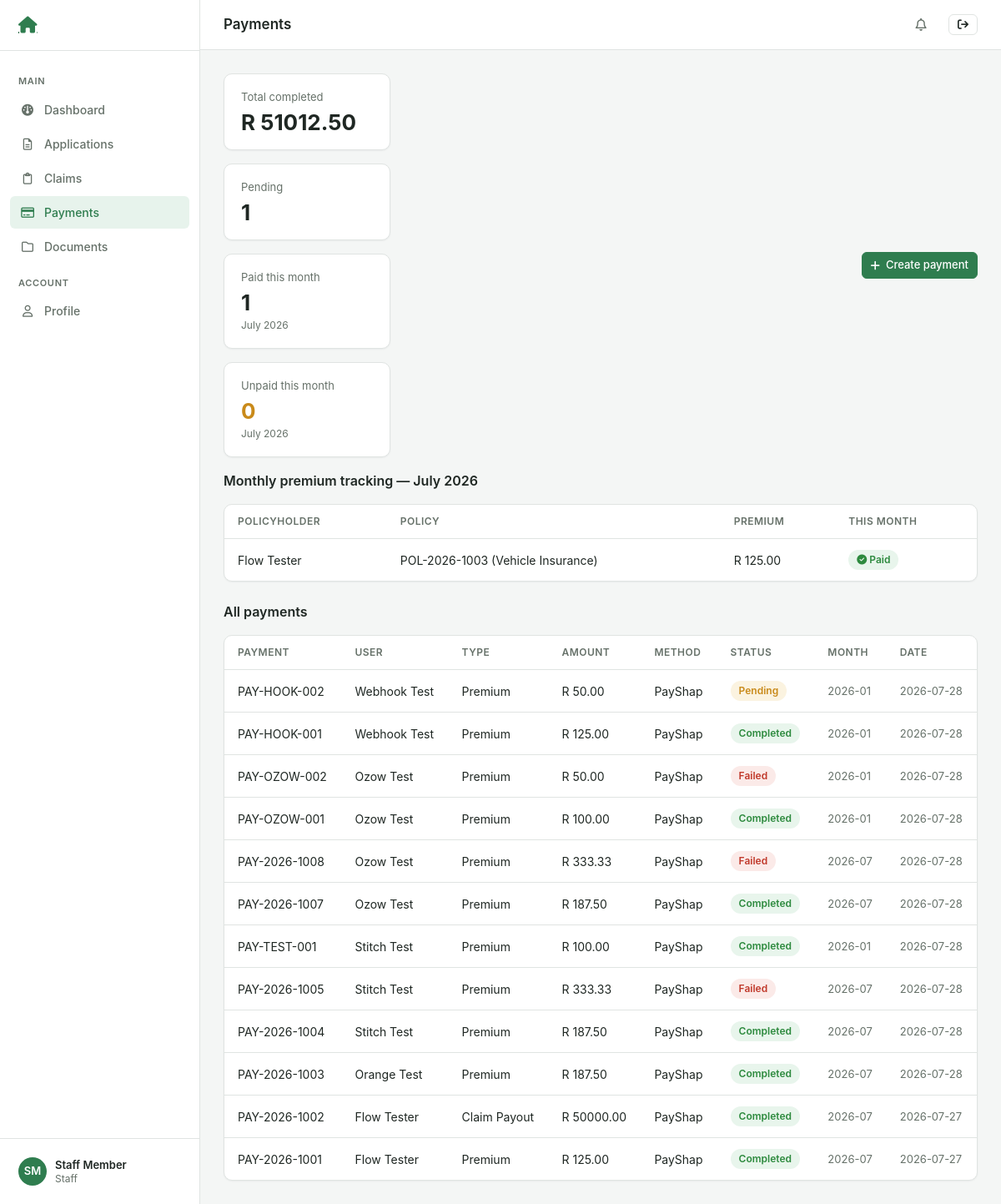
The app's page /staff/payments/ (signed in), older data.
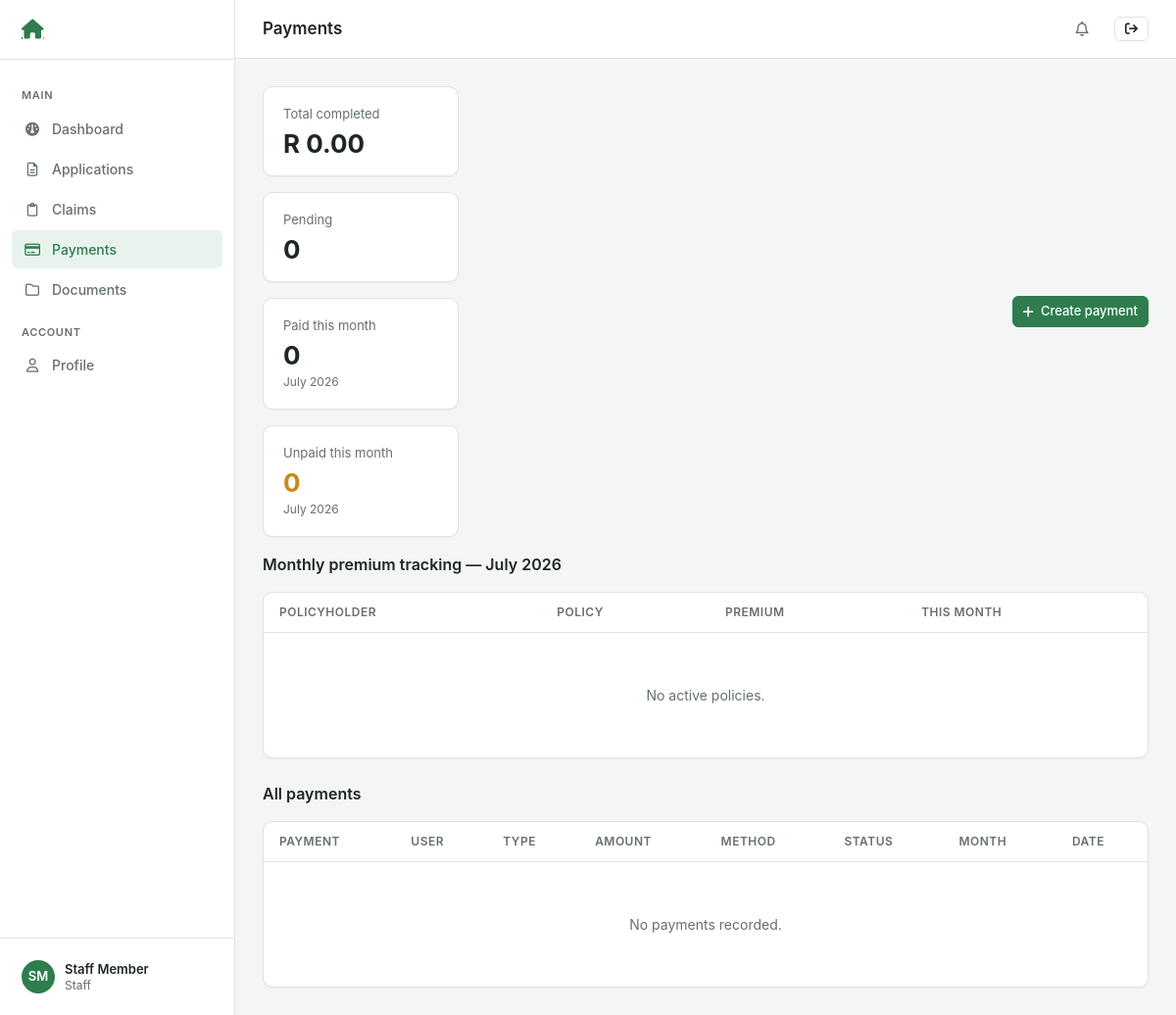
The same page, newer data.
### core/models.py (models this page shows, shortened)
class Policy(models.Model):
    POLICY_TYPES = [
        ('vehicle', 'Vehicle Insurance'),
        ('home', 'Home Insurance'),
        ('life', 'Life Insurance'),
        ('health', 'Health Insurance'),
        ('business', 'Business Insurance'),
        ('travel', 'Travel Insurance'),
    ]
    STATUS_CHOICES = [
        ('pending', 'Pending'),
        ('active', 'Active'),
        ('expired', 'Expired'),
        ('cancelled', 'Cancelled'),
    ]
    policy_number = models.CharField(max_length=50, unique=True)
    user = models.ForeignKey(User, on_delete=models.CASCADE, related_name='policies')
    policy_type = models.CharField(max_length=20, choices=POLICY_TYPES)
    coverage_amount = models.DecimalField(max_digits=15, decimal_places=2)
    premium_amount = models.DecimalField(max_digits=10, decimal_places=2)
    payment_frequency = models.CharField(max_length=20, default='monthly')
    start_date = models.DateField()
    end_date = models.DateField()
    renewal_date = models.DateField()
    status = models.CharField(max_length=20, choices=STATUS_CHOICES, default='pending')
    beneficiary_name = models.CharField(max_length=200, blank=True)
    beneficiary_id = models.CharField(max_length=20, blank=True)
    beneficiary_relationship = models.CharField(max_length=50, blank=True)
    beneficiary_phone = models.CharField(max_length=20, blank=True)
    beneficiary_email = models.EmailField(blank=True)
    created_at = models.DateTimeField(auto_now_add=True)
    updated_at = models.DateTimeField(auto_now=True)
    def type_display(self):
        return self.get_policy_type_display()

class Payment(models.Model):
    STATUS_CHOICES = [
        ('pending', 'Pending'),
        ('completed', 'Completed'),
        ('failed', 'Failed'),
        ('refunded', 'Refunded'),
    ]
    PAYMENT_METHODS = [
        ('payshap', 'PayShap'),
        ('card', 'Card'),
        ('bank_transfer', 'Bank Transfer'),
        ('debit_order', 'Debit Order'),
    ]
    PAYMENT_TYPES = [
        ('premium', 'Premium'),
        ('payout', 'Claim Payout'),
    ]
    payment_number = models.CharField(max_length=50, unique=True)
    user = models.ForeignKey(User, on_delete=models.CASCADE, related_name='payments')
    policy = models.ForeignKey(
        Policy, on_delete=models.CASCADE, related_name='payments',
        null=True, blank=True
    )
    claim = models.ForeignKey(
        Claim, on_delete=models.CASCADE, related_name='payments',
        null=True, blank=True
    )
    amount = models.DecimalField(max_digits=10, decimal_places=2)
    payment_method = models.CharField(max_length=20, choices=PAYMENT_METHODS)
    payment_type = models.CharField(max_length=20, choices=PAYMENT_TYPES, default='premium')
    status = models.CharField(max_length=20, choices=STATUS_CHOICES, default='pending')
    due_date = models.DateField()
    paid_at = models.DateTimeField(null=True, blank=True)
    reference = models.CharField(max_length=100, blank=True)
    invoice_number = models.CharField(max_length=50, blank=True)
    coverage_month = models.CharField(max_length=20, blank=True)
    ozow_transaction_id = models.CharField(max_length=100, blank=True)
    created_at = models.DateTimeField(auto_now_add=True)

### core/views.py (the view)
        @login_required
        def wrapper(request, *args, **kwargs):
            if not hasattr(request.user, 'profile'):
                return redirect('login')
            if request.user.profile.role != role:
                return redirect('dashboard')
            return view_func(request, *args, **kwargs)

### core/views.py (called while the page is built)
def role_required(role):
    def decorator(view_func):
        @login_required
        def wrapper(request, *args, **kwargs):
            if not hasattr(request.user, 'profile'):
                return redirect('login')
            if request.user.profile.role != role:
                return redirect('dashboard')
            return view_func(request, *args, **kwargs)
        return wrapper
    return decorator

### core/templates/core/staff_payments.html (shortened to what this page needs)
{% extends 'core/base.html' %}
{% block page_title %}Payments{% endblock %}
{% block sidebar %}
  <div class="group-label">Main</div>
  <a href="{% url 'staff_dashboard' %}"><span class="ico"><i class="fa-solid fa-gauge"></i></span> Dashboard</a>
  <a href="{% url 'staff_applications' %}"><span class="ico"><i class="fa-regular fa-file-lines"></i></span> Applications</a>
  <a href="{% url 'staff_claims' %}"><span class="ico"><i class="fa-regular fa-clipboard"></i></span> Claims</a>
  <a href="{% url 'staff_payments' %}" class="active"><span class="ico"><i class="fa-regular fa-credit-card"></i></span> Payments</a>
  <a href="{% url 'staff_documents' %}"><span class="ico"><i class="fa-regular fa-folder"></i></span> Documents</a>
  <div class="group-label">Account</div>
  <a href="{% url 'staff_profile' %}"><span class="ico"><i class="fa-regular fa-user"></i></span> Profile</a>
{% endblock %}
{% block content %}
<div class="row between mb-16">
  <div class="stat-grid" style="margin-bottom:0">
    <div class="stat"><div class="label">Total completed</div><div class="value">R {{ total_completed|floatformat:2 }}</div></div>
    <div class="stat"><div class="label">Pending</div><div class="value">{{ pending_count }}</div></div>
    <div class="stat"><div class="label">Paid this month</div><div class="value">{{ paid_this_month }}</div><div class="sub">{{ current_month }}</div></div>
    <div class="stat"><div class="label">Unpaid this month</div><div class="value" style="color:var(--warning)">{{ unpaid_this_month }}</div><div class="sub">{{ current_month }}</div></div>
  </div>
  <a href="{% url 'staff_create_payment' %}" class="btn btn-primary btn-sm"><i class="fa-solid fa-plus"></i> Create payment</a>
</div>
<h3 style="font-size:16px; font-weight:600" class="mb-16">Monthly premium tracking &mdash; {{ current_month }}</h3>
<div class="card mb-24">
  <div class="table-wrap">
    <table class="data">
      <thead><tr><th>Policyholder</th><th>Policy</th><th>Premium</th><th>This month</th></tr></thead>
      <tbody>
        {% for m in monthly_status %}
        <tr>
          <td>{{ m.policy.user.get_full_name|default:m.policy.user.username }}</td>
          <td>{{ m.policy.policy_number }} ({{ m.policy.type_display }})</td>
          <td>R {{ m.premium|floatformat:2 }}</td>
          <td>{% if m.paid %}<span class="badge completed"><i class="fa-solid fa-circle-check"></i> Paid</span>{% else %}<span class="badge pending">Awaiting payment</span>{% endif %}</td>
        </tr>
        {% empty %}
        <tr><td colspan="4"><div class="empty"><p>No active policies.</p></div></td></tr>
        {% endfor %}
      </tbody>
    </table>
  </div>
</div>
<h3 style="font-size:16px; font-weight:600" class="mb-16">All payments</h3>
<div class="card">
  <div class="table-wrap">
    <table class="data">
      <thead><tr><th>Payment</th><th>User</th><th>Type</th><th>Amount</th><th>Method</th><th>Status</th><th>Month</th><th>Date</th></tr></thead>
      <tbody>
        {% for payment in payments %}
        <tr>
          <td>{{ payment.payment_number }}</td>
          <td>{{ payment.user.get_full_name|default:payment.user.username }}</td>
          <td>{{ payment.get_payment_type_display }}</td>
          <td>R {{ payment.amount|floatformat:2 }}</td>
          <td>{{ payment.get_payment_method_display }}</td>
          <td><span class="badge {{ payment.status }}">{{ payment.get_status_display }}</span></td>
          <td class="text-muted text-sm">{{ payment.coverage_month|default:"-" }}</td>
          <td class="text-muted text-sm">{{ payment.created_at|date:"Y-m-d" }}</td>
        </tr>
        {% empty %}
        <tr><td colspan="8"><div class="empty"><p>No payments recorded.</p></div></td></tr>
        {% endfor %}
      </tbody>
    </table>
  </div>
</div>
{% endblock %}

Row changes from the older to the newer data that the page shows:
removed Policy: policy.user.get_full_name "Flow Tester", policy.policy_number "POL-2026-1003", policy.type_display "Vehicle Insurance", premium "125.00"
removed Payment: payment_number "PAY-HOOK-002", user.get_full_name "Webhook Test", payment_type "Premium", amount "50.00", payment_method "PayShap", status "Pending", coverage_month "2026-01", created_at "2026-07-28"
removed Payment: payment_number "PAY-HOOK-001", user.get_full_name "Webhook Test", payment_type "Premium", amount "125.00", payment_method "PayShap", status "Completed", coverage_month "2026-01", created_at "2026-07-28"
removed Payment: payment_number "PAY-OZOW-002", user.get_full_name "Ozow Test", payment_type "Premium", amount "50.00", payment_method "PayShap", status "Failed", coverage_month "2026-01", created_at "2026-07-28"
removed Payment: payment_number "PAY-OZOW-001", user.get_full_name "Ozow Test", payment_type "Premium", amount "100.00", payment_method "PayShap", status "Completed", coverage_month "2026-01", created_at "2026-07-28"
removed Payment: payment_number "PAY-2026-1008", user.get_full_name "Ozow Test", payment_type "Premium", amount "333.33", payment_method "PayShap", status "Failed", coverage_month "2026-07", created_at "2026-07-28"
removed Payment: payment_number "PAY-2026-1007", user.get_full_name "Ozow Test", payment_type "Premium", amount "187.50", payment_method "PayShap", status "Completed", coverage_month "2026-07", created_at "2026-07-28"
removed Payment: payment_number "PAY-TEST-001", user.get_full_name "Stitch Test", payment_type "Premium", amount "100.00", payment_method "PayShap", status "Completed", coverage_month "2026-01", created_at "2026-07-28"
removed Payment: payment_number "PAY-2026-1005", user.get_full_name "Stitch Test", payment_type "Premium", amount "333.33", payment_method "PayShap", status "Failed", coverage_month "2026-07", created_at "2026-07-28"
removed Payment: payment_number "PAY-2026-1004", user.get_full_name "Stitch Test", payment_type "Premium", amount "187.50", payment_method "PayShap", status "Completed", coverage_month "2026-07", created_at "2026-07-28"
removed Payment: payment_number "PAY-2026-1003", user.get_full_name "Orange Test", payment_type "Premium", amount "187.50", payment_method "PayShap", status "Completed", coverage_month "2026-07", created_at "2026-07-28"
removed Payment: payment_number "PAY-2026-1002", user.get_full_name "Flow Tester", payment_type "Claim Payout", amount "50000.00", payment_method "PayShap", status "Completed", coverage_month "2026-07", created_at "2026-07-27"
removed Payment: payment_number "PAY-2026-1001", user.get_full_name "Flow Tester", payment_type "Premium", amount "125.00", payment_method "PayShap", status "Completed", coverage_month "2026-07", created_at "2026-07-27"
Text that changed along with them:
{{ total_completed|floatformat:2 }}: "51012.50" → "0.00"
{{ pending_count }}: "1" → "0"
{{ paid_this_month }}: "1" → "0"
text now shown: "No active policies. No payments recorded."
